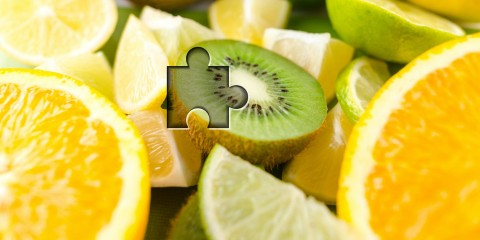
#> input picture 抖音评论/12.jpg, 480 x 240 px
$ python '滑块验证.py'
#> lines starting #> are read from the running program, lines starting #| are printed output that depends on the picture; after the words box and inside, x2 and y2 are one past the last pixel; in counts of white or black regions, pixels touching at a corner belong together; long printed decimals are rounded
import cv2
from selenium import webdriver
import requests
from selenium.webdriver import ActionChains
from selenium.webdriver.common.by import By
import time


def HuaK(a,b):
    # 读取背景图片和缺口图片
#> called with a = '12.jpg', b = '123.jpg'
    bg_img = cv2.imread(a) # 背景图片
#> bg_img is the input picture: shape (240, 480, 3); mean B, G, R 77.5, 191.6, 213.6
    tp_img = cv2.imread(b) # 缺口图片
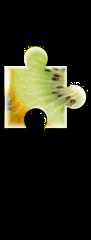
#> input picture 抖音评论/123.jpg, 91 x 240 px
#> tp_img is the input picture: shape (240, 91, 3); mean B, G, R 24.1, 39.4, 39.7

    # 识别图片边缘
    bg_edge = cv2.Canny(bg_img, 100, 200)
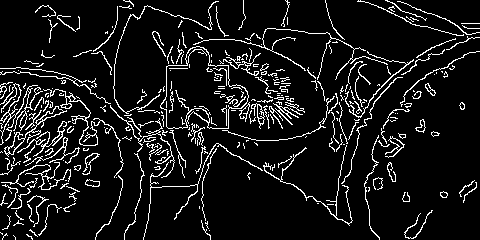
#> bg_edge: shape (240, 480); 9.4% white in thin lines or dots
    tp_edge = cv2.Canny(tp_img, 100, 200)
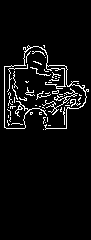
#> tp_edge: shape (240, 91); 5.3% white in thin lines or dots, all inside (x1, y1, x2, y2) = (4, 45, 89, 130)


    # 转换图片格式
    bg_pic = cv2.cvtColor(bg_edge, cv2.COLOR_GRAY2RGB)
#> bg_pic: shape (240, 480, 3); 9.4% white in thin lines or dots
    tp_pic = cv2.cvtColor(tp_edge, cv2.COLOR_GRAY2RGB)
    # cv2.imwrite('bg11.png', bg_pic)
    # cv2.imwrite('bg12.png', tp_pic)

    # 缺口匹配
    res = cv2.matchTemplate(bg_pic, tp_pic, cv2.TM_CCOEFF_NORMED)
    # print(res)

    min_val, max_val, min_loc, max_loc = cv2.minMaxLoc(res) # 寻找最优匹配
#> min_val = -0.00841; max_val = 0.301; min_loc = (133, 0); max_loc = (162, 0)
    print(min_val, max_val, min_loc, max_loc)
#| -0.008408 0.3006 (133, 0) (162, 0)
    X = max_loc[0]
#> X = 162

    # 绘制方框
    th, tw = tp_pic.shape[:2]
#> th = 240; tw = 91
    tl = max_loc # 左上角点的坐标
#> tl = (162, 0)
    br = (tl[0]+tw,tl[1]+th) # 右下角点的坐标
#> br = (253, 240)
    cv2.rectangle(bg_img,    tl, br, (0, 0, 255), 2) # 绘制矩形
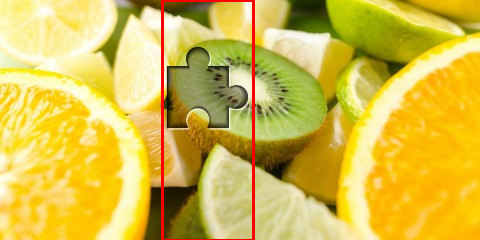
#> bg_img: shape (240, 480, 3); 1.48% of pixels changed, all inside (x1, y1, x2, y2) = (161, 0, 255, 240)
    cv2.imwrite('out.jpg', bg_img) # 保存在本地
    #算出移动距离
    m = tl[0]*0.66+15
#> m = 121.9
    print(tl[0])
#| 162
    return m
# 调用参数
HuaK('12.jpg','123.jpg')

url = 'https://dun.163.com/trial/jigsaw'
#> url = 'https://dun.163.com/trial/jigsaw'
#设置参数 防止闪退
#> (the run stopped early here; a loop or call above may not have finished)
